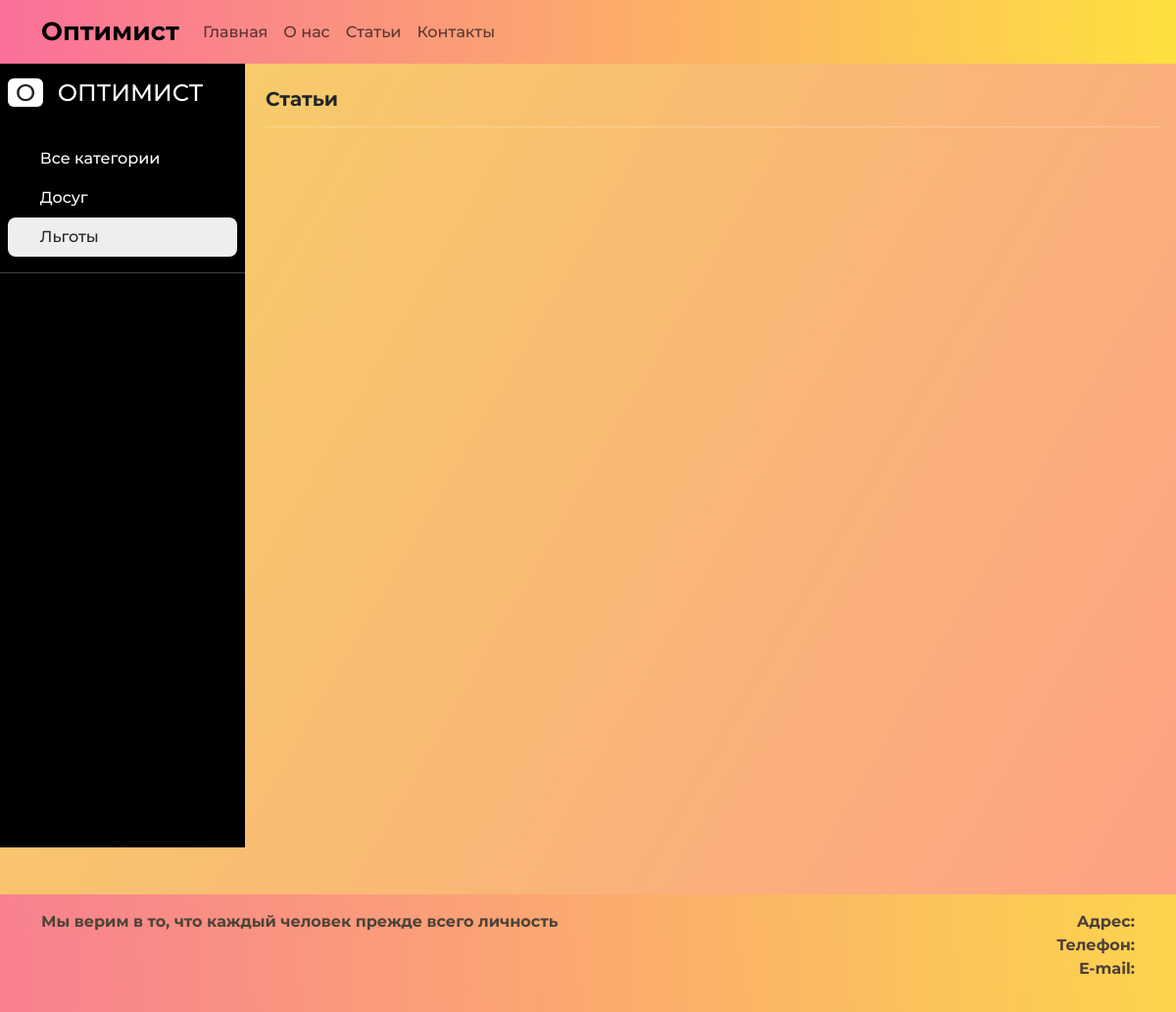
/category/lgots/, run on an earlier commit of the app's database.
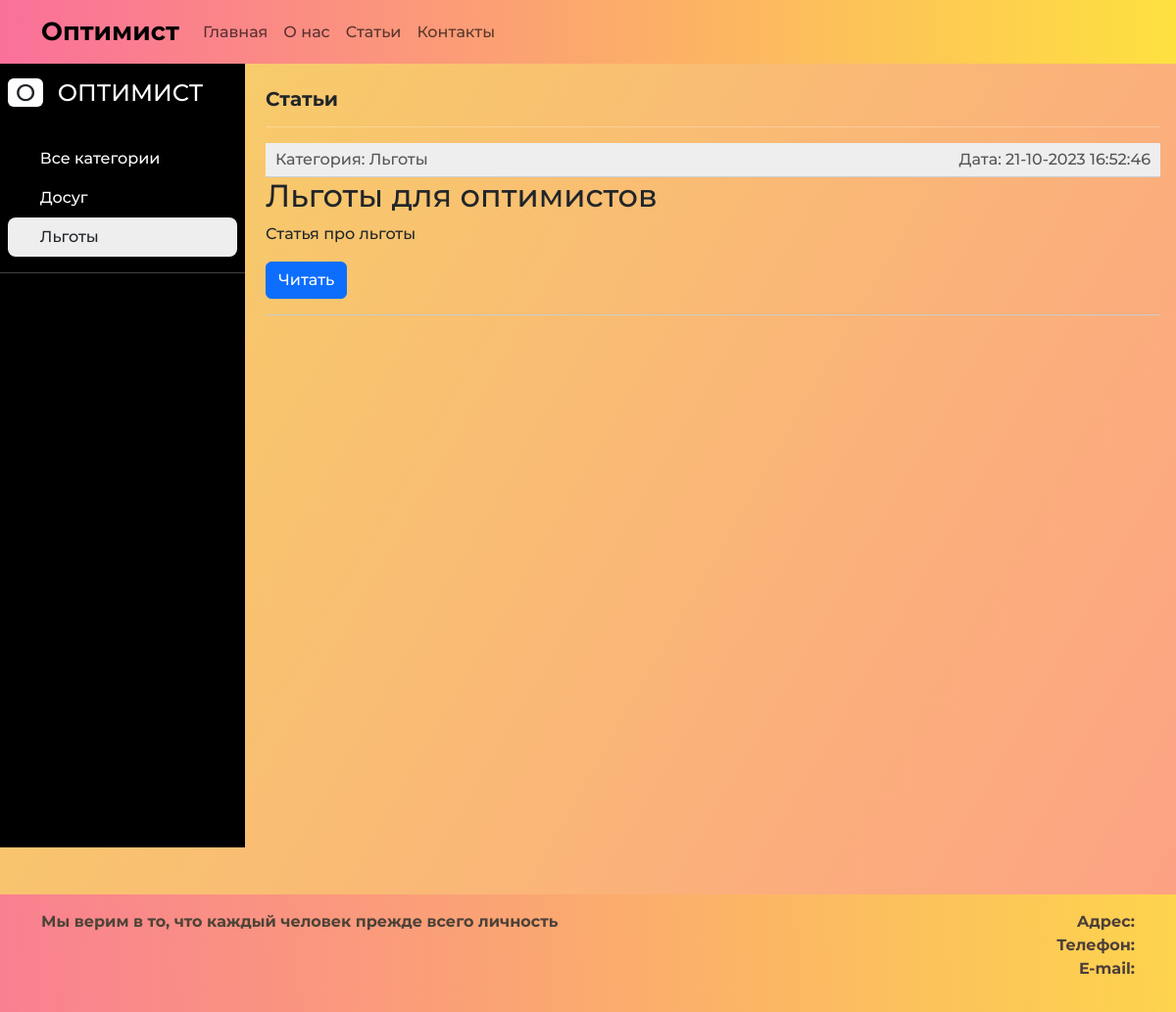
And on a later commit of the database.
### society_main/models.py (models this page shows, shortened)
class Category(models.Model):
    name = models.CharField(max_length=100, db_index=True, verbose_name="Категория")
    slug = models.SlugField(max_length=255, unique=True, db_index=True)
    icon = models.CharField(max_length=100)
    class Meta:
        verbose_name = "Категория"
        verbose_name_plural = "Категории"
    def get_absolute_url(self):
        return reverse('category', kwargs={'cat_slug': self.slug})

class TimestampedModel(models.Model):
    time_create = models.DateTimeField(auto_now_add=True, verbose_name="Время создания")
    time_update = models.DateTimeField(auto_now=True, verbose_name="Время изменения")
    class Meta:
        abstract = True

class Post(TimestampedModel):
    class Status(models.IntegerChoices):
        DRAFT = 0, 'Черновик'
        PUBLISHED = 1, 'Опубликовано'
    title = models.CharField(max_length=255, verbose_name="Заголовок")
    slug = models.SlugField(max_length=255, unique=True, db_index=True, verbose_name="URL")
    photo = models.ImageField(upload_to="photos/%Y/%m/%d/", default=None, verbose_name="Фото")
    content = models.TextField(blank=True, verbose_name="Текст статьи")
    tags = models.ManyToManyField('TagPost', blank=True, related_name='tags', verbose_name="Теги")
    is_published = models.BooleanField(choices=tuple(map(lambda x: (bool(x[0]), x[1]), Status.choices)),                                       default=Status.DRAFT, verbose_name="Статус")
    cat = models.ForeignKey('Category', on_delete=models.PROTECT, verbose_name="Категории")
    objects = models.Manager()
    published = PublishedManager()
    def get_absolute_url(self):
        return reverse('post', kwargs={'post_slug': self.slug})
    class Meta:
        verbose_name = 'Статьи'
        verbose_name_plural = 'Статьи'
        ordering = ['-time_create']
        indexes = [
            models.Index(fields=['-time_create'])
        ]

### society_main/views.py (the view)
# urls.py: path('category/<slug:cat_slug>/', show_category, name='category'),
def show_category(request, cat_slug):
    category = get_object_or_404(Category, slug=cat_slug)
    posts = Post.published.filter(cat_id=category.pk)
    data = {
        'title': f'Рубрика: {category.name}',
        'posts': posts,
        'cat_selected': category.pk,
    }
    return render(request, 'society_main/news.html', context=data)

### society_main/models.py (called while the page is built)
    def get_queryset(self):
        return super().get_queryset().filter(is_published=Post.Status.PUBLISHED)

### society_main/templatetags/society_main_tags.py (called while the page is built)
@register.inclusion_tag('society_main/list_categories.html')
def show_categories(cat_selected=0):
    cats = Category.objects.all()
    return {'cats': cats, 'cat_selected': cat_selected}

@register.inclusion_tag('society_main/list_tags.html')
def show_all_tags():
    return {"tags": TagPost.objects.all()}

### society_main/templates/society_main/news.html (shortened to what this page needs)
{% extends "society_main/base.html" %}
{% block content %}
<div class="content-wrapper">
{% include "society_main/components/sidebar.html" %}
 <div class="articles-content">
<div class="articles-content px-3 pt-4">
    <h2 class="fs-5 fw-bold"> Статьи </h2>
    <hr class="text-white">
        <ul class="list-articles">
            {% for p in posts %}
                {% if p.is_published %}
                <li><div class="article-panel">
             <p class="first">Категория: {{ p.cat.name }}</p>
             <p class="last">Дата: {{p.time_update|date:"d-m-Y H:i:s"}}</p>
    </div>
                    <li><h2>{{p.title}}</h2>
                    {% autoescape off %}
                    {{p.content|linebreaks|truncatewords:50}}
                    {% endautoescape %}
                    <p class="btn btn-primary ms-auto" onclick="location.href='{{ p.get_absolute_url }}'">Читать</p>
                    </li>
                {% endif %}
            {% endfor %}
        </ul>
</div>
 </div>
</div>
{% endblock %}

### society_main/templates/society_main/list_categories.html
            <ul class="list-unstyled px-2">
                {% if cat_selected == 0 or cat_selected is None %}
                    <li class="active text-decoration-none px-3 py-2 d-block">
                        <i class="fa-solid fa-list"></i> Все категории </li>
                {% else %}
                        <li class=""><a href="{% url 'news' %}" class="text-decoration-none px-3 py-2 d-block">
                            <i class="fa-solid fa-list"></i> Все категории </a></li>
                {% endif %}
                {% for cat in cats %}
                    {% if cat.id == cat_selected %}
                <li class="active text-decoration-none px-3 py-2 d-block">
                    <i class="{{ cat.icon }}"></i> {{cat.name}} </li>
                {% else %}
                    <li class=""><a href="{{ cat.get_absolute_url }}" class="text-decoration-none px-3 py-2 d-block">
                    <i class="{{ cat.icon }}"></i> {{cat.name}} </a></li>
                {% endif %}
                {% endfor %}
            </ul>

What changed in the data, as far as the page shows it:
now on this page (row edited): Post: cat.name "Льготы", time_update "21-10-2023 16:52:46", title "Льготы для оптимистов", content "Статья про льготы"
